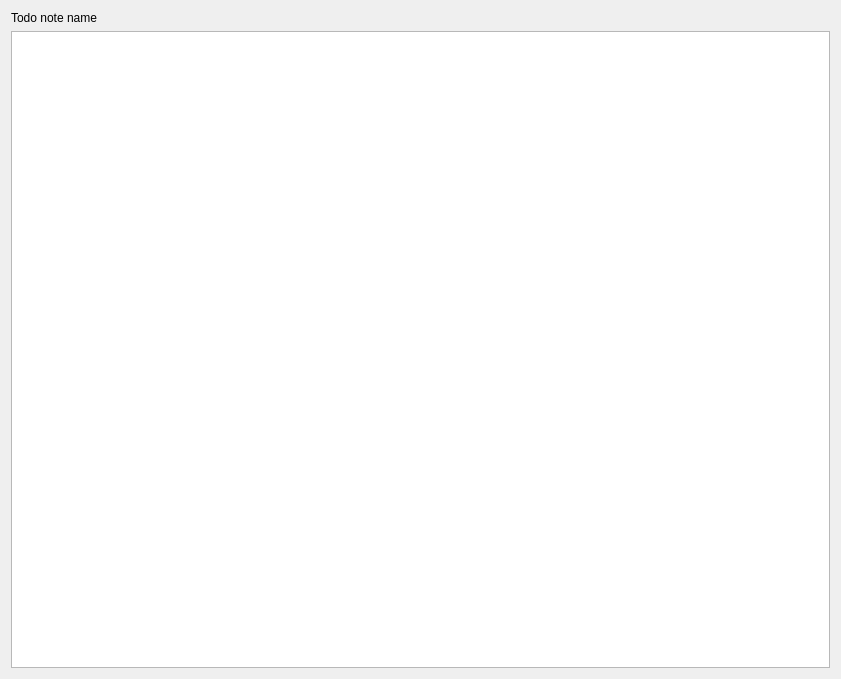
<?xml version="1.0" encoding="UTF-8"?>
<ui version="4.0">
 <class>ShowTodoNoteWidget</class>
 <widget class="QDialog" name="ShowTodoNoteWidget">
  <property name="geometry">
   <rect>
    <x>0</x>
    <y>0</y>
    <width>841</width>
    <height>679</height>
   </rect>
  </property>
  <property name="windowTitle">
   <string>Dialog</string>
  </property>
  <layout class="QVBoxLayout" name="verticalLayout">
   <item>
    <widget class="QLabel" name="todo_note_name_label">
     <property name="text">
      <string>Todo note name</string>
     </property>
    </widget>
   </item>
   <item>
    <widget class="QListView" name="todo_items_list_view"/>
   </item>
  </layout>
 </widget>
 <resources/>
 <connections/>
</ui>
